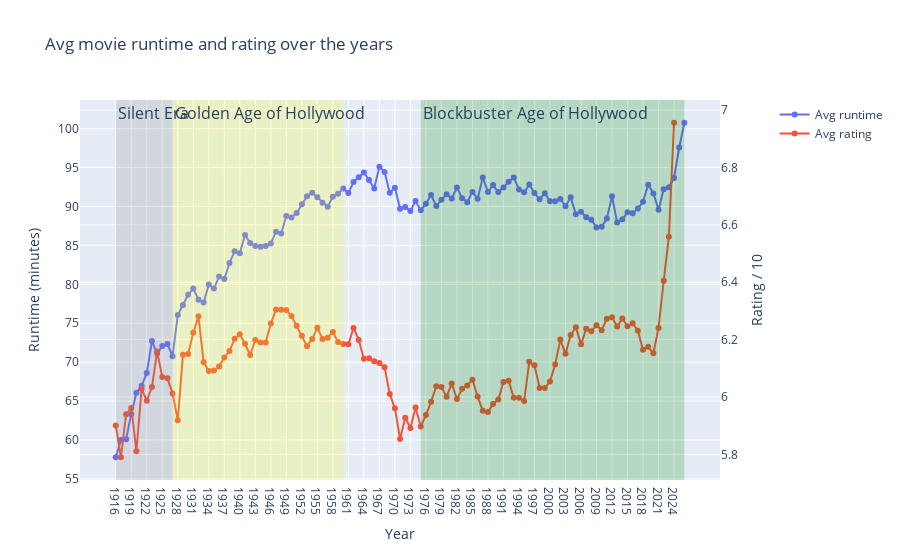

The notebook cell saved with this chart:
### Code cell
fig = make_subplots(specs=[[{"secondary_y": True}]])
fig.add_trace(go.Scatter(x=avg_runtime_and_rating_by_year_df["startYear"], y=avg_runtime_and_rating_by_year_df["runtimeMinutes"], mode='lines+markers', name="Avg runtime"), secondary_y=False)
fig.add_trace(go.Scatter(x=avg_runtime_and_rating_by_year_df["startYear"], y=avg_runtime_and_rating_by_year_df["averageRating"], mode='lines+markers', name="Avg rating"), secondary_y=True)
fig.update_xaxes(title_text="Year")
fig.update_yaxes(title_text="Runtime (minutes)", secondary_y=False)
fig.update_yaxes(title_text="Rating / 10", secondary_y=True)
fig.update_layout(title_text="Avg movie runtime and rating over the years")
fig.add_vrect(x0=0, x1=11,
              annotation_text="Silent Era", annotation_position="top left", annotation=dict(font_size=16),
              fillcolor="gray", opacity=0.2, line_width=0)
fig.add_vrect(x0=11, x1=44,
              annotation_text="Golden Age of Hollywood", annotation_position="top left", annotation=dict(font_size=16),
              fillcolor="yellow", opacity=0.2, line_width=0)
fig.add_vrect(x0=59, x1=110,
              annotation_text="Blockbuster Age of Hollywood", annotation_position="top left", annotation=dict(font_size=16),
              fillcolor="green", opacity=0.2, line_width=0)
fig.show()

### Figure 1 — Plotly figure (JSON) as saved in the notebook; plotly's stock layout.template omitted (floating-point values rounded to 4 significant figures)
{"data": [{"mode": "lines+markers", "name": "Avg runtime", "type": "scatter", "x": ["1916", "1917", "1918", "1919", "1920", "1921", "1922", "1923", "1924", "1925", "1926", "1927", "1928", "1929", "1930", "1931", "1932", "1933", "1934", "1935", "1936", "1937", "1938", "1939", "1940", "1941", "1942", "1943", "1944", "1945", "1946", "1947", "1948", "1949", "1950", "1951", "1952", "1953", "1954", "1955", "1956", "1957", "1958", "1959", "1960", "1961", "1962", "1963", "1964", "1965", "1966", "1967", "1968", "1969", "1970", "1971", "1972", "1973", "1974", "1975", "1976", "1977", "1978", "1979", "1980", "1981", "1982", "1983", "1984", "1985", "1986", "1987", "1988", "1989", "1990", "1991", "1992", "1993", "1994", "1995", "1996", "1997", "1998", "1999", "2000", "2001", "2002", "2003", "2004", "2005", "2006", "2007", "2008", "2009", "2010", "2011", "2012", "2013", "2014", "2015", "2016", "2017", "2018", "2019", "2020", "2021", "2022", "2023", "2024", "2025", "2026"], "xaxis": "x", "y": [57.78, 60.0, 60.09, 63.32, 66.07, 66.97, 68.62, 72.71, 71.1, 72.07, 72.32, 70.77, 76.06, 77.36, 78.66, 79.46, 78.03, 77.66, 80.0, 79.45, 81.01, 80.68, 82.75, 84.24, 83.99, 86.33, 85.32, 84.92, 84.84, 84.92, 85.24, 86.77, 86.54, 88.79, 88.58, 89.16, 90.28, 91.33, 91.78, 91.19, 90.49, 89.97, 91.27, 91.64, 92.32, 91.74, 93.14, 93.77, 94.38, 93.42, 92.31, 95.11, 94.43, 91.78, 92.41, 89.72, 89.94, 89.42, 90.72, 89.53, 90.35, 91.48, 90.08, 90.86, 91.57, 91.04, 92.45, 91.08, 90.54, 91.88, 90.99, 93.74, 91.87, 92.76, 91.87, 92.45, 93.19, 93.72, 92.2, 91.82, 92.83, 91.74, 90.92, 91.72, 90.68, 90.68, 90.98, 90.05, 91.2, 89.02, 89.33, 88.63, 88.3, 87.31, 87.39, 88.46, 91.32, 87.93, 88.36, 89.26, 89.13, 89.74, 90.63, 92.79, 91.69, 89.58, 92.22, 92.47, 93.66, 97.59, 100.8], "yaxis": "y"}, {"mode": "lines+markers", "name": "Avg rating", "type": "scatter", "x": ["1916", "1917", "1918", "1919", "1920", "1921", "1922", "1923", "1924", "1925", "1926", "1927", "1928", "1929", "1930", "1931", "1932", "1933", "1934", "1935", "1936", "1937", "1938", "1939", "1940", "1941", "1942", "1943", "1944", "1945", "1946", "1947", "1948", "1949", "1950", "1951", "1952", "1953", "1954", "1955", "1956", "1957", "1958", "1959", "1960", "1961", "1962", "1963", "1964", "1965", "1966", "1967", "1968", "1969", "1970", "1971", "1972", "1973", "1974", "1975", "1976", "1977", "1978", "1979", "1980", "1981", "1982", "1983", "1984", "1985", "1986", "1987", "1988", "1989", "1990", "1991", "1992", "1993", "1994", "1995", "1996", "1997", "1998", "1999", "2000", "2001", "2002", "2003", "2004", "2005", "2006", "2007", "2008", "2009", "2010", "2011", "2012", "2013", "2014", "2015", "2016", "2017", "2018", "2019", "2020", "2021", "2022", "2023", "2024", "2025", "2026"], "xaxis": "x", "y": [5.901, 5.79, 5.94, 5.962, 5.811, 6.028, 5.987, 6.035, 6.158, 6.07, 6.065, 6.012, 5.919, 6.147, 6.15, 6.225, 6.281, 6.121, 6.091, 6.092, 6.106, 6.137, 6.16, 6.203, 6.218, 6.185, 6.146, 6.198, 6.19, 6.19, 6.256, 6.305, 6.304, 6.303, 6.282, 6.248, 6.214, 6.176, 6.202, 6.242, 6.202, 6.206, 6.227, 6.192, 6.184, 6.184, 6.241, 6.199, 6.134, 6.135, 6.124, 6.118, 6.104, 6.011, 5.961, 5.854, 5.927, 5.892, 5.963, 5.897, 5.937, 5.983, 6.037, 6.034, 6.001, 6.047, 5.993, 6.029, 6.04, 6.06, 6.002, 5.952, 5.948, 5.976, 5.991, 6.053, 6.056, 5.997, 5.997, 5.986, 6.122, 6.11, 6.031, 6.031, 6.054, 6.113, 6.2, 6.151, 6.216, 6.243, 6.183, 6.238, 6.229, 6.25, 6.232, 6.273, 6.277, 6.246, 6.273, 6.246, 6.257, 6.231, 6.164, 6.175, 6.152, 6.241, 6.405, 6.559, 6.956, null, null], "yaxis": "y2"}], "layout": {"annotations": [{"font": {"size": 16}, "showarrow": false, "text": "Silent Era", "x": 0, "xanchor": "left", "xref": "x", "y": 1, "yanchor": "top", "yref": "y domain"}, {"font": {"size": 16}, "showarrow": false, "text": "Golden Age of Hollywood", "x": 11, "xanchor": "left", "xref": "x", "y": 1, "yanchor": "top", "yref": "y domain"}, {"font": {"size": 16}, "showarrow": false, "text": "Blockbuster Age of Hollywood", "x": 59, "xanchor": "left", "xref": "x", "y": 1, "yanchor": "top", "yref": "y domain"}], "shapes": [{"fillcolor": "gray", "line": {"width": 0}, "opacity": 0.2, "type": "rect", "x0": 0, "x1": 11, "xref": "x", "y0": 0, "y1": 1, "yref": "y domain"}, {"fillcolor": "yellow", "line": {"width": 0}, "opacity": 0.2, "type": "rect", "x0": 11, "x1": 44, "xref": "x", "y0": 0, "y1": 1, "yref": "y domain"}, {"fillcolor": "green", "line": {"width": 0}, "opacity": 0.2, "type": "rect", "x0": 59, "x1": 110, "xref": "x", "y0": 0, "y1": 1, "yref": "y domain"}], "title": {"text": "Avg movie runtime and rating over the years"}, "xaxis": {"anchor": "y", "domain": [0, 0.94], "title": {"text": "Year"}}, "yaxis": {"anchor": "x", "domain": [0, 1], "title": {"text": "Runtime (minutes)"}}, "yaxis2": {"anchor": "x", "overlaying": "y", "side": "right", "title": {"text": "Rating / 10"}}}}
